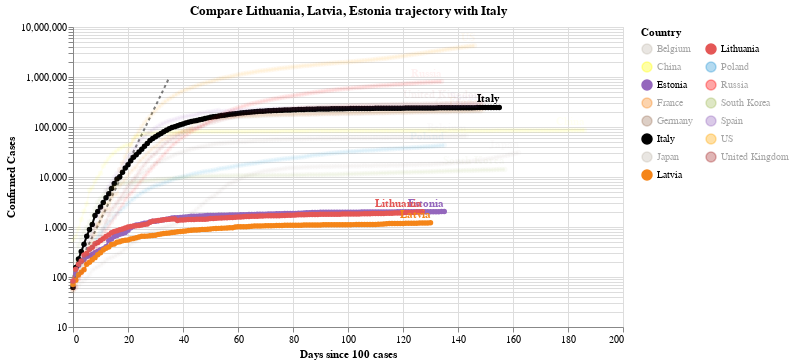

Write notebook code for a chart like this one.
### Code cell
#hide_input
chart3 = make_since_chart(dff2, ['Lithuania', 'Latvia', 'Estonia'], baseline_countries)
chart3

### Figure 1 — Vega-Lite specification as saved in the notebook (floating-point values rounded to 4 significant figures; data arrays with more than 128 entries replaced by an {"elided": "..."} marker saying what was removed)
{"config": {"view": {"continuousWidth": 400, "continuousHeight": 300}}, "layer": [{"data": {"name": "data-628230001892d6798b50651be41d1b3e"}, "mark": {"type": "line", "color": "black", "opacity": 0.5, "strokeDash": [3, 3]}, "encoding": {"x": {"type": "quantitative", "field": "Days since 100 cases"}, "y": {"type": "quantitative", "field": "Confirmed Cases"}}}, {"data": {"name": "data-5d05595ceaa05a69f878c5b4806d98db"}, "mark": {"type": "line", "point": true}, "encoding": {"color": {"type": "nominal", "field": "Country", "legend": {"columns": 2}, "scale": {"domain": ["Belgium", "China", "Estonia", "France", "Germany", "Italy", "Japan", "Latvia", "Lithuania", "Poland", "Russia", "South Korea", "Spain", "US", "United Kingdom"], "range": ["#C1B7AD", "yellow", "#9467bd", "#F58518", "#9D755D", "black", "#C1B7AD", "#F58518", "#E45756", "#2495D3", "red", "#A1BA59", "#9467bd", "orange", "brown"]}}, "opacity": {"condition": {"value": 1, "selection": "selector002"}, "value": 0.05}, "tooltip": [{"type": "nominal", "field": "Country"}, {"type": "temporal", "field": "Date"}, {"type": "quantitative", "field": "Confirmed Cases"}, {"type": "quantitative", "field": "Days since 100 cases"}], "x": {"type": "quantitative", "field": "Days since 100 cases"}, "y": {"type": "quantitative", "field": "Confirmed Cases", "scale": {"type": "log"}}}, "selection": {"selector002": {"type": "multi", "fields": ["Country"], "bind": "legend", "init": [{"Country": "Lithuania"}, {"Country": "Latvia"}, {"Country": "Estonia"}, {"Country": "Italy"}]}}, "width": 550}, {"data": {"name": "data-5d05595ceaa05a69f878c5b4806d98db"}, "mark": {"type": "text", "align": "right", "dy": -8, "fontWeight": "bold"}, "encoding": {"color": {"type": "nominal", "field": "Country", "legend": {"columns": 2}, "scale": {"domain": ["Belgium", "China", "Estonia", "France", "Germany", "Italy", "Japan", "Latvia", "Lithuania", "Poland", "Russia", "South Korea", "Spain", "US", "United Kingdom"], "range": ["#C1B7AD", "yellow", "#9467bd", "#F58518", "#9D755D", "black", "#C1B7AD", "#F58518", "#E45756", "#2495D3", "red", "#A1BA59", "#9467bd", "orange", "brown"]}}, "opacity": {"condition": {"value": 1, "selection": "selector002"}, "value": 0.05}, "text": {"type": "nominal", "field": "Country"}, "tooltip": [{"type": "nominal", "field": "Country"}, {"type": "temporal", "field": "Date"}, {"type": "quantitative", "field": "Confirmed Cases"}, {"type": "quantitative", "field": "Days since 100 cases"}], "x": {"type": "quantitative", "field": "Days since 100 cases"}, "y": {"type": "quantitative", "field": "Confirmed Cases", "scale": {"type": "log"}}}, "transform": [{"filter": "(datum['Date'] >= 1595721600000)"}], "width": 550}], "title": "Compare Lithuania, Latvia, Estonia trajectory with Italy", "$schema": "https://vega.github.io/schema/vega-lite/v4.0.2.json", "datasets": {"data-628230001892d6798b50651be41d1b3e": [{"Days since 100 cases": 0, "Confirmed Cases": 100.0}, {"Days since 100 cases": 1, "Confirmed Cases": 130.0}, {"Days since 100 cases": 2, "Confirmed Cases": 169.0}, {"Days since 100 cases": 3, "Confirmed Cases": 219.7}, {"Days since 100 cases": 4, "Confirmed Cases": 285.6}, {"Days since 100 cases": 5, "Confirmed Cases": 371.3}, {"Days since 100 cases": 6, "Confirmed Cases": 482.7}, {"Days since 100 cases": 7, "Confirmed Cases": 627.5}, {"Days since 100 cases": 8, "Confirmed Cases": 815.7}, {"Days since 100 cases": 9, "Confirmed Cases": 1060.0}, {"Days since 100 cases": 10, "Confirmed Cases": 1379.0}, {"Days since 100 cases": 11, "Confirmed Cases": 1792.0}, {"Days since 100 cases": 12, "Confirmed Cases": 2330.0}, {"Days since 100 cases": 13, "Confirmed Cases": 3029.0}, {"Days since 100 cases": 14, "Confirmed Cases": 3937.0}, {"Days since 100 cases": 15, "Confirmed Cases": 5119.0}, {"Days since 100 cases": 16, "Confirmed Cases": 6654.0}, {"Days since 100 cases": 17, "Confirmed Cases": 8650.0}, {"Days since 100 cases": 18, "Confirmed Cases": 11250.0}, {"Days since 100 cases": 19, "Confirmed Cases": 14620.0}, {"Days since 100 cases": 20, "Confirmed Cases": 19000.0}, {"Days since 100 cases": 21, "Confirmed Cases": 24710.0}, {"Days since 100 cases": 22, "Confirmed Cases": 32120.0}, {"Days since 100 cases": 23, "Confirmed Cases": 41750.0}, {"Days since 100 cases": 24, "Confirmed Cases": 54280.0}, {"Days since 100 cases": 25, "Confirmed Cases": 70560.0}, {"Days since 100 cases": 26, "Confirmed Cases": 91730.0}, {"Days since 100 cases": 27, "Confirmed Cases": 119300.0}, {"Days since 100 cases": 28, "Confirmed Cases": 155000.0}, {"Days since 100 cases": 29, "Confirmed Cases": 201500.0}, {"Days since 100 cases": 30, "Confirmed Cases": 262000.0}, {"Days since 100 cases": 31, "Confirmed Cases": 340600.0}, {"Days since 100 cases": 32, "Confirmed Cases": 442800.0}, {"Days since 100 cases": 33, "Confirmed Cases": 575600.0}, {"Days since 100 cases": 34, "Confirmed Cases": 748300.0}, {"Days since 100 cases": 35, "Confirmed Cases": 972800.0}], "data-5d05595ceaa05a69f878c5b4806d98db": {"elided": "2218 records"}}}
